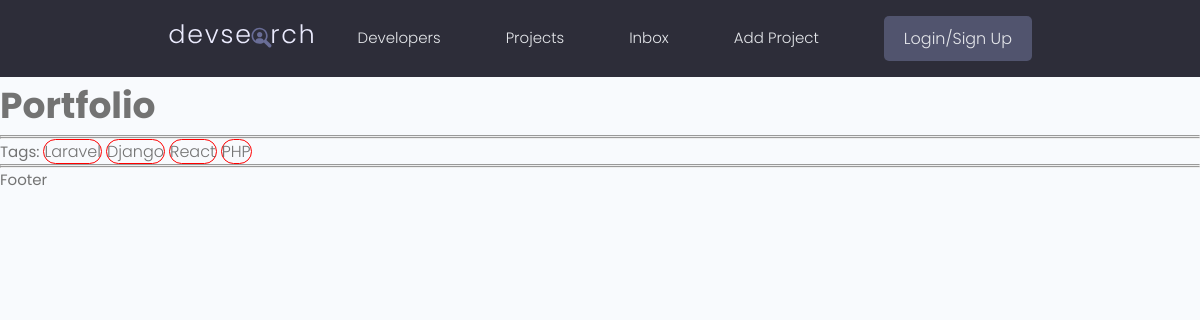
The page /project/efd73fcc-7861-4053-bbf5-c334300c5044 on the database its author committed.
### projects/models.py (models this page shows, shortened)
class Project(models.Model):
    id = models.UUIDField(default=uuid.uuid4, unique=True, primary_key=True, editable=False)
    title = models.CharField(max_length=200)
    description = models.TextField(null=True, blank=True)
    featured_image = models.ImageField(null=True, blank=True, default="default.png")
    demo_link = models.CharField(max_length=2000, null=True, blank=True)
    source_link= models.CharField(max_length=2000, null=True, blank=True)
    tags = models.ManyToManyField('Tag', null=True, blank=True)
    vote_total = models.IntegerField(null=True, blank=True, default=0)
    vote_ratio = models.IntegerField(null=True, blank=True, default=0)
    created = models.DateTimeField(auto_now_add=True)

class Tag(models.Model):
    id = models.UUIDField(default=uuid.uuid4, unique=True, primary_key=True, editable=False)
    name = models.CharField(max_length=200)
    created = models.DateTimeField(auto_now_add=True)
    def __str__(self):
        return self.name

### projects/views.py (the view)
# urls.py: path('project/<str:pk>', views.project, name="project"),
def project(request, pk):
    projectObj= Project.objects.get(id=pk)
    return render(request, 'projects/project.html', {"project": projectObj})

### projects/templates/projects/project.html (shortened to what this page needs)
{% extends 'main.html' %}
{% block content %}
<h2>{{ project.title }}</h2>
<hr>
<hr>
Tags:
{% for tag in project.tags.all %}
 <span style="border:1px solid red;border-radius:30px;">{{ tag }}</span>
{% endfor %}
<hr>
{% endblock content %}

### static/styles/app.css (style rules this page uses)
:root { --color-sub: #2d2d39; }

### static/uikit/styles/modules/_variables.css (style rules this page uses)
:root { --color-main: #5aa5b9; --color-main-light: #e6faff; --color-sub: #3f4156; --color-sub-light: #51546e; --color-sub-lighter: #ededfd; --color-text: #737373; --color-gray: #8b8b8b; --color-light: #e5e7eb; --color-light-gray: #767676; --color-bg: #f8fafd; --color-white: #fffefd; --color-white-light: #f3f3f3; --color-success: #359e64; --color-success-bg: #def8e8; --color-error: #fc4b0b; --color-error-bg: #fff2ee; --font-base: 'Poppins', arial, helvetica, 'Segoe UI', roboto, ubuntu, sans-serif; --font-monospace: 'Fira Code', 'Courier New', courier, monospace; --font-regular: 300; --font-medium: 500; --font-bold: 700; --generic-shadow: 1px 1px 5px #00000010; --generic-transition: all 0.3s ease-in-out; }

### static/uikit/styles/modules/_base.css (style rules this page uses)
* { margin: 0; padding: 0; box-sizing: border-box; text-rendering: optimizeLegibility; color: inherit; font-size: inherit; }
html { font-size: 50%; }
@media only screen and (min-width: 480px) { html { font-size: 56.25%; } }
@media only screen and (min-width: 1200px) { html { font-size: 62.5%; } }
body { line-height: 1.6; font-weight: 400; font-size: 1.5rem; color: var(--color-text); background-color: var(--color-bg); min-height: 100vh; }

### static/uikit/styles/modules/_typography.css (style rules this page uses)
* { font-family: var(--font-base); }
h2 { font-size: 3.6rem; font-weight: var(--font-bold); }
p, span, strong { font-size: 1.6rem; color: var(--color-text); font-weight: var(--font-regular); }

### rows shown on the page
Project: title "Portfolio"
Tag: name "Laravel"
Tag: name "Django"
Tag: name "React"
Tag: name "PHP"
